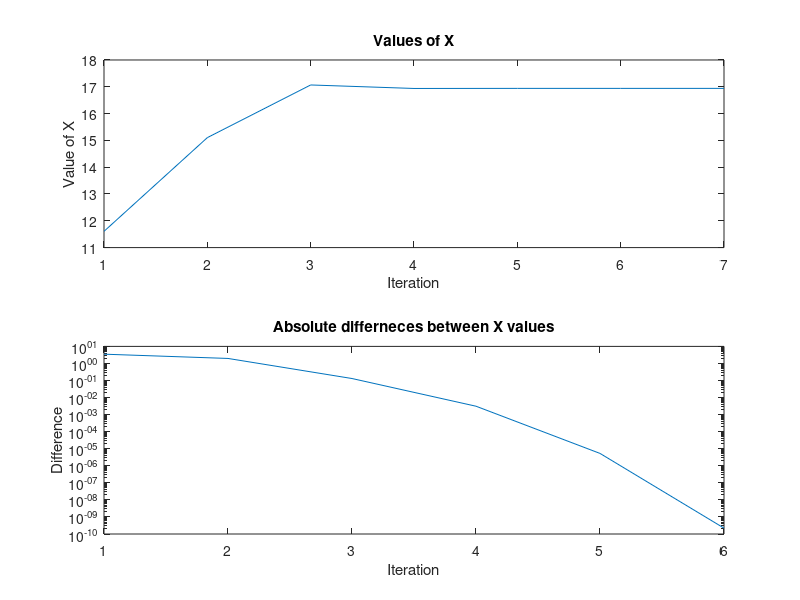

MATLAB code for this plot:
function [xvec,xdif,xsolution,ysolution,iterations] = velocity_secant()
% Wyznacza miejsce zerowe funkcji velocity_difference metodą siecznych.
% xvec - wektor z kolejnymi przybliżeniami miejsca zerowego;
%   xvec(1)=x2 przy założeniu, że x0 i x1 są punktami startowymi
% xdif - wektor różnic kolejnych przybliżeń miejsca zerowego
%   xdif(i) = abs(xvec(i+1)-xvec(i));
% xsolution - obliczone miejsce zerowe
% ysolution - wartość funkcji velocity_difference wyznaczona dla f=xsolution
% iterations - liczba iteracji wykonana w celu wyznaczenia xsolution

x0 = 1; % pierwszy punkt startowy metody siecznych
x1 = 40; % drugi punkt startowy metody siecznych
ytolerance = 1e-12;% tolerancja wartości funkcji w przybliżonym miejscu zerowym.
% Warunek abs(f1(xsolution))<ytolerance określa jak blisko zera ma znaleźć
% się wartość funkcji w obliczonym miejscu zerowym funkcji f1(), aby obliczenia
% zostały zakończone.
max_iterations = 1000; % maksymalna liczba iteracji wykonana przez alg. bisekcji

f0 = velocity_difference(x0);
f1 = velocity_difference(x1);

xvec = [];
xdif = [];
xsolution = Inf;
ysolution = Inf;
iterations = max_iterations;

for ii=1:max_iterations
    x2 = x1 - (velocity_difference(x1)*(x1-x0))/(velocity_difference(x1)-velocity_difference(x0))
    xvec(ii,1) = x2;
    f2 = velocity_difference(x2)
    if ii > 1
        xdif(ii-1, 1) = abs(xvec(ii) - xvec(ii-1));
    end
    if(abs(f2)<ytolerance)
        xsolution = x2;
        ysolution = f2;
        iterations = ii;
        break
    end
    x0 = x1;
    x1 = x2
end

subplot(2, 1, 1)
plot(xvec)
title("Values of X");
xlabel('Iteration');
ylabel('Value of X');
subplot(2, 1, 2)
semilogy(xdif)
title("Absolute differneces between X values");
xlabel('Iteration');
ylabel('Difference');
saveas(gcf,'xdif_xvec.png');

end

function [velocity_delta] = velocity_difference(t)
% t - czas od startu rakiety

if t <= 0
    error('Czas musi być liczbą dodatnią')
end

u = 2000
m0 = 150000
q = 2700
g = 1.622
M = 700

v = u*log(m0/(m0-q*t)) - g*t;


velocity_delta = v - M;

end